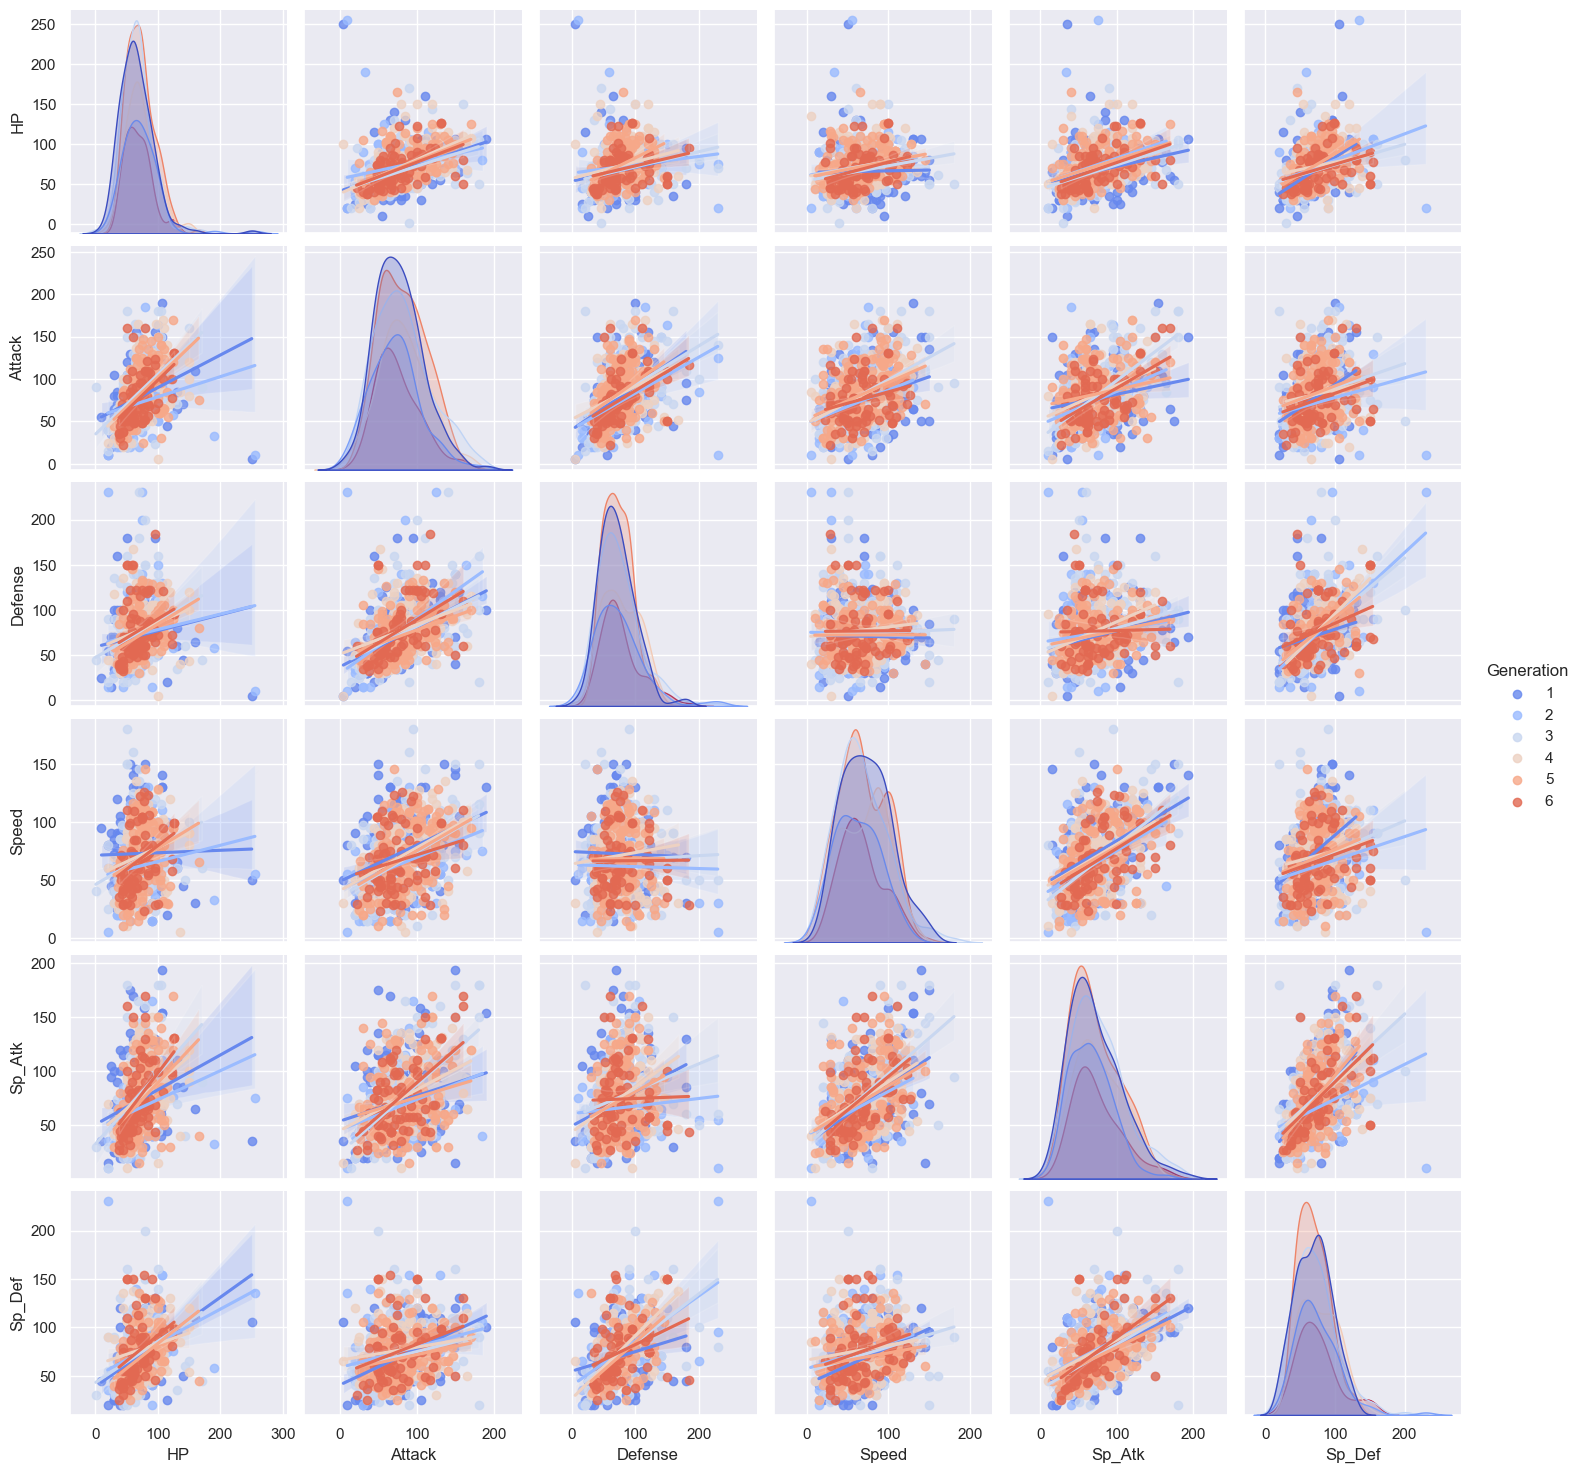

Source code (Python):
import pandas as pd
import numpy as np
import matplotlib.pyplot as plt
import seaborn as sns

import warnings
warnings.filterwarnings("ignore")

sns.set()

df = pd.read_csv("/Users/volkanguner/Desktop/Study Python/Pokemon/Pokemon.csv")
df.shape
df.head()

#Change the punctuations and spaces.

df_new = df.copy()
df_new.rename(columns={"#": "Number"}, inplace=True)

for col in df_new.columns[[2, 3]]:
    if " " in col:
        cola = col.replace(" ", "_")
        df_new.rename(columns={col: cola}, inplace=True)

# Replace ". " with "_" in columns 8 and 9
for col in df_new.columns[[8, 9]]:
    if ". " in col:
        cola = col.replace(". ", "_")
        df_new.rename(columns={col: cola}, inplace=True)

names = df_new.Name.unique()
print("The amount of unique Pokemon is {}.".format(len(names)))

df_new.isnull()
df_new.describe()

stats = df_new[["HP", "Attack", "Defense", "Speed", "Sp_Atk", "Sp_Def"]]

stats['Generation'] = df_new['Generation'] 

sns.pairplot(data=stats, palette="coolwarm", kind="reg", hue="Generation")
plt.show()

#Finding missing values

for category in ['Type_1', 'Type_2', 'Generation', 'Legendary']:
    print(f'"{category}" has {df_new[category].isnull().sum()} missing values. The rest is:')
    types_simple = df_new[category].value_counts()
    print(types_simple)

df_new['Type_2'] = df_new['Type_2'].fillna('x')

fig, axes = plt.subplots(2, 2, figsize=(12, 10))  # 2 rows, 2 columns
axes = axes.flatten()  # Flatten the axes array for easier indexing

for idx, category in enumerate(['Type_1', 'Type_2', 'Generation', 'Legendary']):
    # Get value counts for the category
    types_simple = df_new[category].value_counts()

    types_simple.plot(kind='bar', color='skyblue', ax=axes[idx])
    axes[idx].set_title(f'Distribution of {category}')
    axes[idx].set_xlabel(category)
    axes[idx].set_ylabel('Count')
    axes[idx].tick_params(axis='x', rotation=60)
    plt.subplots_adjust(wspace=0.4, hspace=0.4)

plt.show()

df_new.to_excel("/Users/volkanguner/Desktop/Pokemon.xlsx", index=False)
